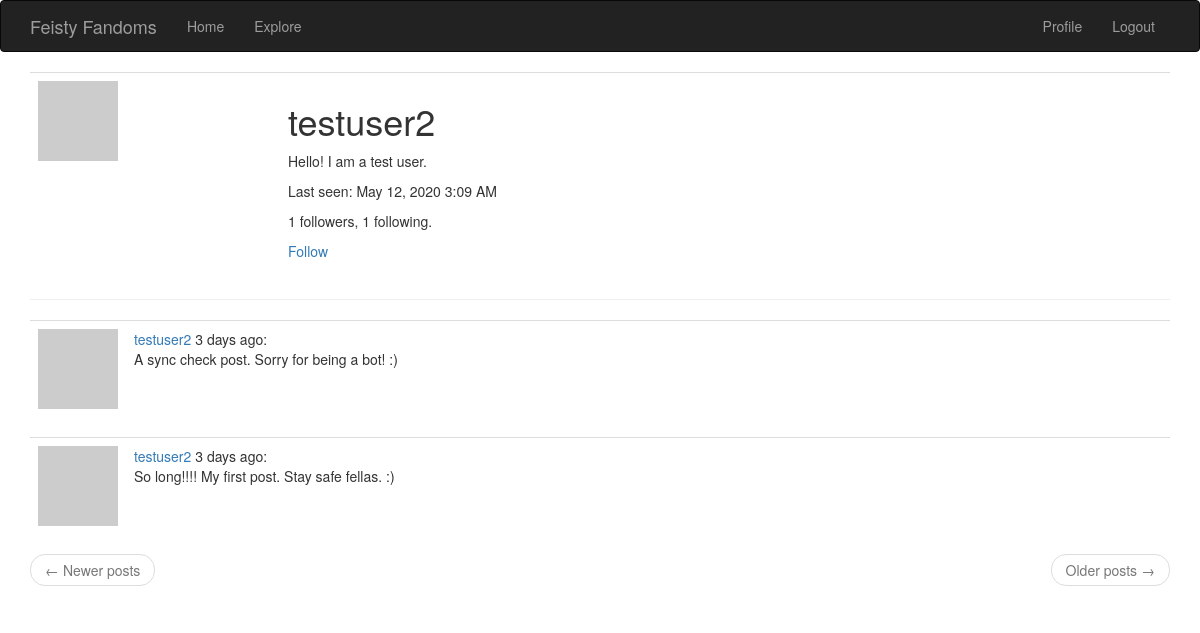
/user/testuser2 (signed in), run on an earlier commit of the app's database.
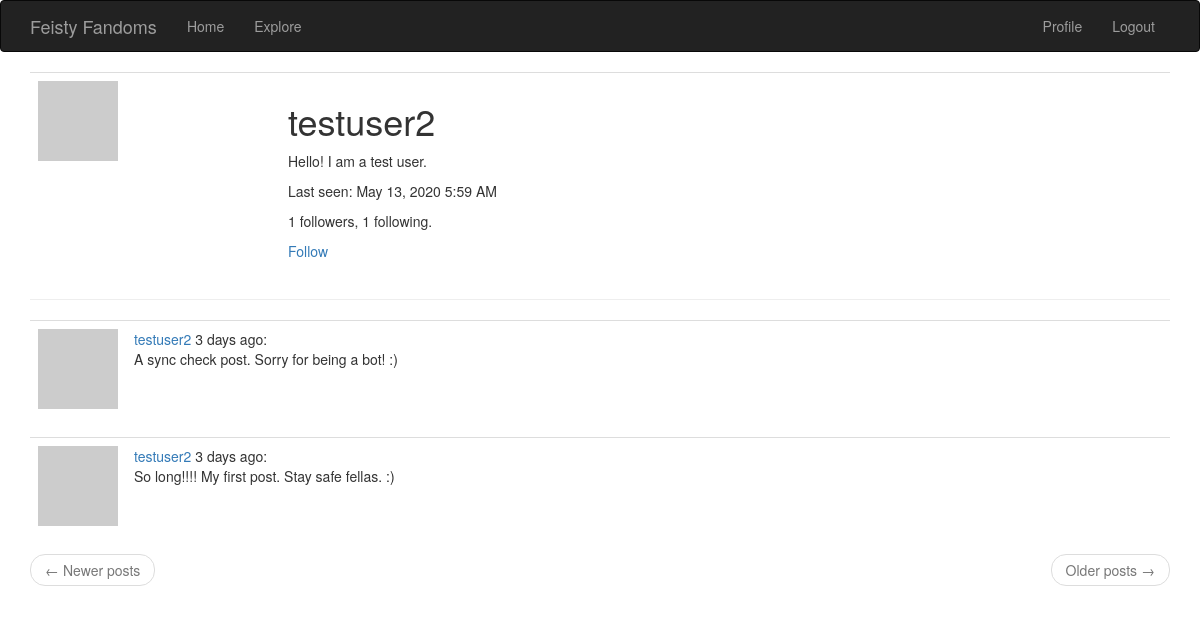
And on a later commit of the database.
### app/models.py (models this page shows, shortened)
class User(UserMixin, db.Model):
	id = db.Column(db.Integer, primary_key= True)
	username = db.Column(db.String(64), index = True, unique = True)
	email = db.Column(db.String(120), index=True, unique=True)
	password_hash = db.Column(db.String(128))
	posts = db.relationship('Post', backref='author', lazy = 'dynamic')
	followed = db.relationship('User', secondary=followers, primaryjoin=(followers.c.follower_id == id), secondaryjoin=(followers.c.followed_id == id), backref=db.backref('followers', lazy='dynamic'), lazy='dynamic')
	about_me = db.Column(db.String(140))
	last_seen = db.Column(db.DateTime, default=datetime.utcnow)
	def avatar(self, size):
		digest = md5(self.email.lower().encode('utf-8')).hexdigest()
		return 'https://www.gravatar.com/avatar/{}?d=identicon&s={}'.format(digest, size)
	def is_following(self,user):
		return self.followed.filter(followers.c.followed_id==user.id).count() > 0

### app/routes.py (the view)
@app.route('/user/<username>')
@login_required
def user(username):
	user = User.query.filter_by(username=username).first_or_404()
	page = request.args.get('page', 1, type = int)
	posts = user.posts.order_by(Post.timestamp.desc()).paginate(page, app.config['POSTS_PER_PAGE'], False)
	next_url = url_for('user', username= user.username, page = posts.next_num) \
		if posts.has_next else None
	prev_url = url_for('user', username= user.username, page = prev_num) \
		if posts.has_prev else None
	return render_template('user.html', user=user, posts=posts.items, next_url= next_url, prev_url=prev_url)

### app/models.py (called while the page is built)
@login.user_loader
def load_user(id):
    return User.query.get(int(id))

### app/routes.py (called while the page is built)
@app.before_request
def before_request():
	if current_user.is_authenticated:
		current_user.last_seen = datetime.utcnow()
		db.session.commit()

### app/templates/user.html
{% extends "base.html" %}
{% block app_content %}
	<table class= "table table-hover">
		<tr>
			<td width="250px"><img src="{{ user.avatar(250) }}"></td>
			<td>
				<h1>{{user.username}}</h1>
				{% if user.about_me %}<p>{{ user.about_me }}</p>{% endif %}
				{% if user.last_seen %}<p>Last seen: {{ moment(user.last_seen).format('LLL') }}</p>{% endif %}
				<p>{{ user.followers.count() }} followers, {{ user.followed.count() }} following.</p>
				{% if user == current_user %}
                <p><a href="{{ url_for('edit_profile') }}">Edit your profile</a></p>
                {% elif not current_user.is_following(user) %}
                <p><a href="{{url_for('follow', username = user.username)}}">Follow</a></p>
                {% else %}
                <p><a href="{{url_for('unfollow', username = user.username)}}">Unfollow</a></p>
                {% endif %}
			</td>
		</tr>
	</table>
	<hr>
	{% for post in posts %}
        {% include '_post.html' %}
    {% endfor %}
    <nav aria-label="...">
        <ul class="pager">
            <li class="previous{% if not prev_url %} disabled{% endif %}">
                <a href="{{ prev_url or '#' }}">
                    <span aria-hidden="true">&larr;</span> Newer posts
                </a>
            </li>
            <li class="next{% if not next_url %} disabled{% endif %}">
                <a href="{{ next_url or '#' }}">
                    Older posts <span aria-hidden="true">&rarr;</span>
                </a>
            </li>
        </ul>
    </nav>
{% endblock %}

What changed in the data, as far as the page shows it:
changed User "testuser2": last_seen "May 12, 2020 3:09 AM" → "May 13, 2020 5:59 AM"
